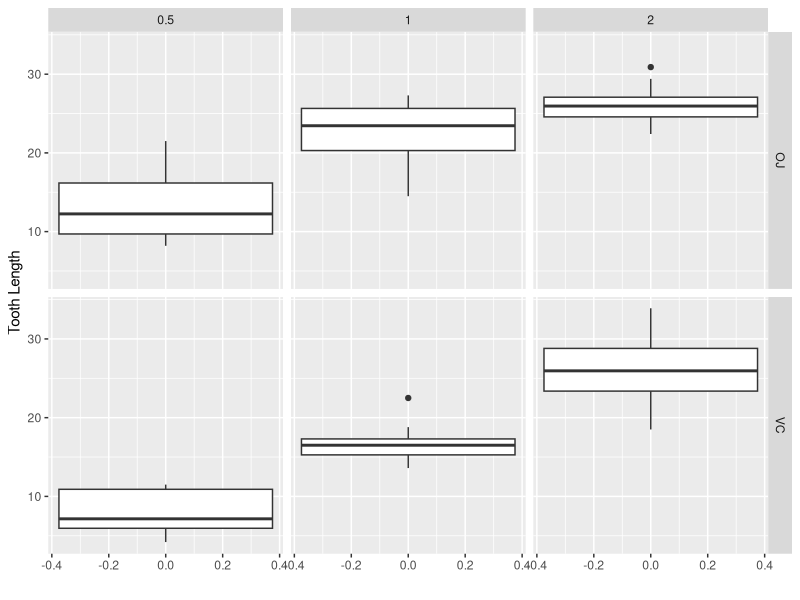

This figure's R source:
## ---- chunk 1
    library(ggplot2)
    library(dplyr)
    data(ToothGrowth)
## ---- chunk 2
    
    qplot(data = ToothGrowth, facets = supp ~ dose, 
        geom = "boxplot", x = 0, y = len,
        xlab = "", ylab = "Tooth Length")
## ---- chunk 3
    tbl_df(
            ToothGrowth %>% 
                group_by(supp, dose) %>% 
                summarise(mean(len), observations = n())
            )
## ---- chunk 4
    tgInterval <- ToothGrowth %>% 
        group_by(supp, dose) %>% 
        summarise(
            mean(len), 
            lower=t.test(len, conf.level = .95)$conf.int[1], 
            higher=t.test(len, conf.level=.95)$conf.int[2]
        )
    print(tbl_df(tgInterval))
## ---- chunk 5
    OJ_high <- filter(ToothGrowth, supp == "OJ", dose == 2)
    VC_high <- filter(ToothGrowth, supp == "VC", dose == 2)

    t_data_OJ_high <- t.test(OJ_high$len)
    t_data_VC_high <- t.test(VC_high$len)
## ---- chunk 6
    pt(t_data_OJ_high$statistic, t_data_OJ_high$parameter, lower.tail = FALSE)
## ---- chunk 7
    pt(t_data_VC_high$statistic, t_data_VC_high$parameter, lower.tail = FALSE)
